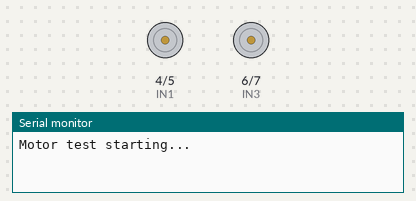
A sketch run on a simulated Arduino Uno, built with avr-gcc and run on an emulated ATmega328P. On the bench: motor-driver pin pairs drawn as motors (green arrow = first pin HIGH = forward, orange = second pin HIGH = backward, longer = more drive), the last lines printed to the serial monitor.

Above: at 0.1 s.
At 2.1 s:
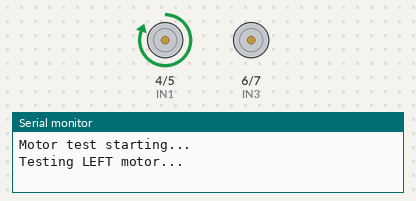
At 5.1 s:
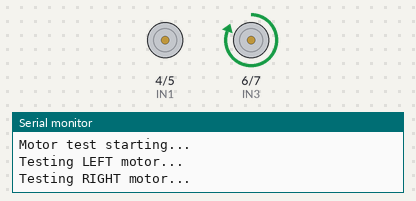
Timing chart, 0 to 8.5 s (numbered marks = the images above):
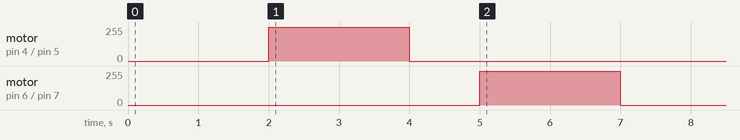

The sketch:

test-motors.ino
```cpp
#define IN1 4  // Left motor
#define IN2 5
#define IN3 6  // Right motor
#define IN4 7

void setup() {
  pinMode(IN1, OUTPUT);
  pinMode(IN2, OUTPUT);
  pinMode(IN3, OUTPUT);
  pinMode(IN4, OUTPUT);

  Serial.begin(9600);
  Serial.println("Motor test starting...");

  delay(2000);

  // --- Test LEFT motor ---
  Serial.println("Testing LEFT motor...");
  digitalWrite(IN1, HIGH);
  digitalWrite(IN2, LOW);
  delay(2000);
  digitalWrite(IN1, LOW);
  digitalWrite(IN2, LOW);
  delay(1000);

  // --- Test RIGHT motor ---
  Serial.println("Testing RIGHT motor...");
  digitalWrite(IN3, HIGH);
  digitalWrite(IN4, LOW);
  delay(2000);
  digitalWrite(IN3, LOW);
  digitalWrite(IN4, LOW);
  delay(1000);

  Serial.println("Test done!");
}

void loop() {}
```
